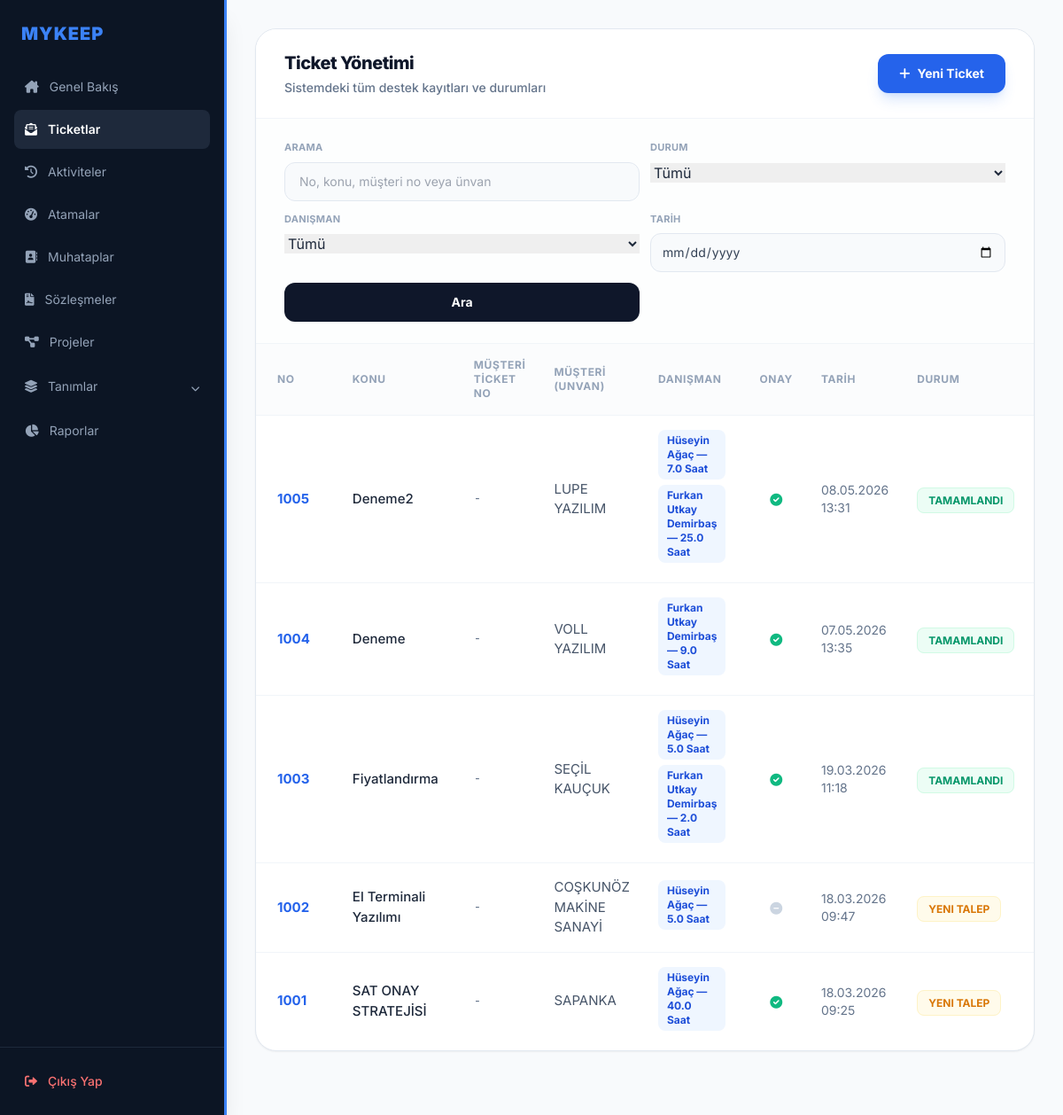
/ticketlar/ (signed in), run on an earlier commit of the app's database.
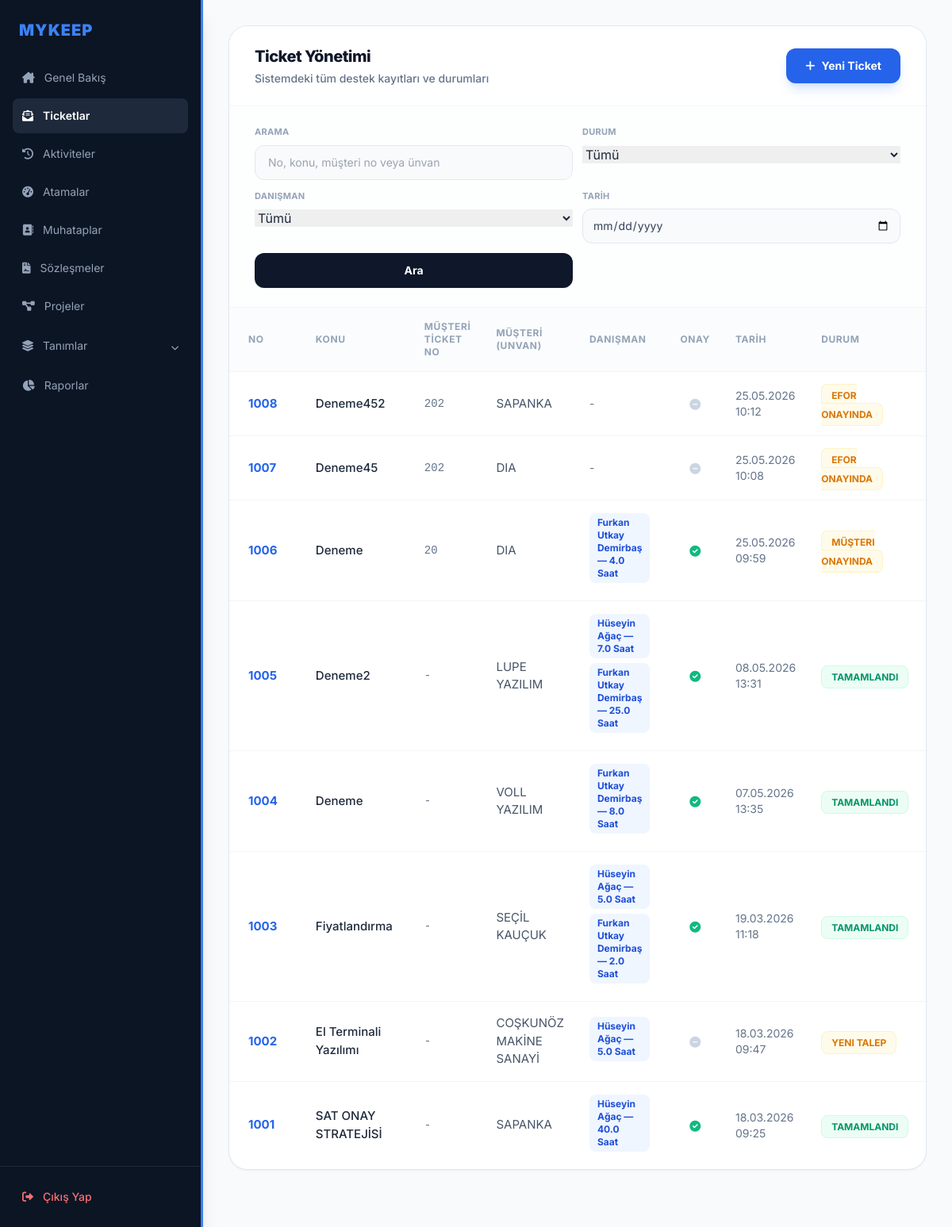
And on a later commit of the database.
### ticket/models.py (models this page shows, shortened)
class ticket(models.Model):
    ticketno = models.IntegerField(primary_key=True, unique=True, blank=True)
    konu: models.CharField= models.CharField(max_length=100)
    unvan = models.ForeignKey("muhatap.muhatap", to_field="unvan", on_delete=models.CASCADE, null=True)
    sozlesmeno = models.ForeignKey("sozlesme.sozlesmeler", to_field="sozlesmeno", on_delete=models.CASCADE, null=True)
    bolumkod = models.ForeignKey("modul.bolum", to_field="kod", on_delete=models.CASCADE, null=True)
    destekturu = models.ForeignKey("destekturu.destektur", to_field="definition", on_delete=models.PROTECT, null=True)
    taleptarih = models.DateTimeField(default=timezone.now)
    termintarih = models.DateTimeField(null=True, blank=True)
    oncelikkod = models.ForeignKey("destekturu.oncelik", to_field="kod", on_delete=models.CASCADE, null=True)
    aciklama = models.TextField(null=True, blank=True)
    durumtanim = models.ForeignKey("statu", to_field="durumtanim", on_delete=models.CASCADE, null=True)
    faturadurum = models.ForeignKey("faturalama", to_field="faturadurum", on_delete=models.CASCADE, null=True)
    danisman = models.ManyToManyField("modul.danisman", blank=True, related_name="ticket_danismanlar")
    efor = models.FloatField(null=True, blank=True)
    onay = models.BooleanField(default=False)
    musteri_ticket_no = models.CharField(max_length=50, null=True, blank=True, verbose_name="Müşteri Ticket No")

class statu(models.Model):
    durumtanim = models.CharField(max_length=70, null=True, unique=True)

### muhatap/models.py (models this page shows, shortened)
class muhatap(models.Model):
    unvan = models.CharField(max_length=100,unique=True)
    vkn = models.CharField(max_length=11)
    adres = models.TextField()
    telefon =models.CharField(max_length=10, null=True)
    grupkod = models.ForeignKey("hesapgrubu", to_field="grupkod", on_delete=models.CASCADE ,null=True)
    slug = models.SlugField(max_length=100,unique=True,null=True)
    aktif = models.BooleanField(default=False,null=True)

### ticket/views.py (the view, shortened to what this page needs)
# urls.py: path('ticketlar/', ticket_views.ticket_listesi, name='ticket_listesi'),
def ticket_listesi(request):
    tum_ticketlar = ticket.objects.select_related("unvan", "durumtanim").prefetch_related("danisman").all().order_by('-ticketno')
    if hasattr(request.user, 'userprofile'):
        profile = request.user.userprofile
        if profile.role == 'Firma' and profile.muhatap_firma:
            tum_ticketlar = tum_ticketlar.filter(unvan=profile.muhatap_firma)
        elif profile.role == 'Danisman' and profile.danisman_profil:
            tum_ticketlar = tum_ticketlar.filter(danisman=profile.danisman_profil)
    arama = request.GET.get("arama", "").strip()
    durum = request.GET.get("durum", "").strip()
    danisman = request.GET.get("danisman", "").strip()
    tarih = request.GET.get("tarih", "").strip()
    if durum:
        tum_ticketlar = tum_ticketlar.filter(durumtanim_id=durum)
    if danisman:
        tum_ticketlar = tum_ticketlar.filter(danisman__username=danisman)
    if tarih:
        tum_ticketlar = tum_ticketlar.filter(taleptarih__date=tarih)
    tum_ticketlar_list = list(tum_ticketlar)
    for t in tum_ticketlar_list:
        danisman_eforlari = {}
        for a in t.atama_set.all():
            if a.danisman:
                isim = a.danisman.isim or a.danisman.username
                danisman_eforlari[isim] = danisman_eforlari.get(isim, 0) + (a.efor or 0)
        t.danisman_efor_list = [f"{isim} — {efor} Saat" for isim, efor in danisman_eforlari.items()]
    context = {
        'ticketlar': tum_ticketlar_list,
        'arama': arama,
        'secili_durum': durum,
        'secili_danisman': danisman,
        'tarih': tarih,
        'durumlar': ticket._meta.get_field("durumtanim").remote_field.model.objects.order_by("durumtanim"),
        'danismanlar': ticket._meta.get_field("danisman").related_model.objects.order_by("isim"),
    }
    return render(request, 'ticket_listesi.html', context)

### templates/ticket_listesi.html (shortened to what this page needs)
{% extends 'base.html' %}
{% block content %}
<div class="bg-white border border-slate-200 rounded-3xl shadow-sm overflow-hidden mb-10">
    <div class="px-8 py-6 border-b border-slate-100 flex justify-between items-center bg-white">
        <div>
            <h2 class="text-xl font-extrabold text-slate-900 tracking-tight">Ticket Yönetimi</h2>
            <p class="text-sm text-slate-500 font-medium mt-1">Sistemdeki tüm destek kayıtları ve durumları</p>
        </div>
        <a href="{% url 'ticket_ekle' %}" class="bg-blue-600 hover:bg-blue-700 text-white text-sm font-bold py-3 px-6 rounded-xl transition shadow-lg shadow-blue-500/20 inline-flex items-center active:scale-95">
            <i class="fa-solid fa-plus mr-2"></i> Yeni Ticket
        </a>
    </div>
    <form method="get" class="px-8 py-6 border-b border-slate-100 bg-slate-50/30">
        <div class="grid grid-cols-1 gap-3 md:grid-cols-2 xl:grid-cols-[1.4fr_1fr_1fr_170px_auto_auto] xl:items-end">
            <div>
                <label class="mb-2 block text-[11px] font-bold uppercase tracking-wide text-slate-400">Arama</label>
                <input type="search" name="arama" value="{{ arama }}" placeholder="No, konu, müşteri no veya ünvan" class="w-full h-11 rounded-xl border border-slate-200 bg-slate-50 px-4 text-sm text-slate-700 outline-none transition focus:border-blue-500 focus:bg-white focus:ring-4 focus:ring-blue-500/10">
            </div>
            <div>
                <label class="mb-2 block text-[11px] font-bold uppercase tracking-wide text-slate-400">Durum</label>
                <select name="durum" class="w-full">
                    <option value="">Tümü</option>
                </select>
            </div>
            <div>
                <label class="mb-2 block text-[11px] font-bold uppercase tracking-wide text-slate-400">Danışman</label>
                <select name="danisman" class="w-full">
                    <option value="">Tümü</option>
                </select>
            </div>
            <div>
                <label class="mb-2 block text-[11px] font-bold uppercase tracking-wide text-slate-400">Tarih</label>
                <input type="date" name="tarih" value="{{ tarih }}" class="w-full h-11 rounded-xl border border-slate-200 bg-slate-50 px-3 text-sm text-slate-700 outline-none transition focus:border-blue-500 focus:bg-white focus:ring-4 focus:ring-blue-500/10">
            </div>
            <button type="submit" class="h-11 rounded-xl bg-slate-900 px-5 text-sm font-bold text-white shadow-sm transition hover:bg-slate-700">Ara</button>
        </div>
    </form>
    <div class="overflow-x-auto">
        <table class="w-full text-left border-collapse">
            <thead>
                <tr class="text-xs uppercase tracking-wider text-slate-400 font-bold border-b border-slate-100 bg-slate-50/50">
                    <th class="px-6 py-4">No</th>
                    <th class="px-6 py-4">Konu</th>
                    <th class="px-4 py-4">Müşteri Ticket No</th>
                    <th class="px-4 py-4">Müşteri (Unvan)</th>
                    <th class="px-4 py-4">Danışman</th>
                    <th class="px-4 py-4 text-center">Onay</th>
                    <th class="px-4 py-4">Tarih</th>
                    <th class="px-4 py-4">Durum</th>
                    <th class="px-4 py-4">Fatura Durumu</th>
                </tr>
            </thead>
            <tbody class="divide-y divide-slate-100">
                {% for t in ticketlar %}
                <tr class="hover:bg-slate-50 transition group">
                    <td class="px-6 py-4 text-[15px] font-bold">
                        <a href="{% url 'ticket_duzenle' t.pk %}" class="text-blue-600 hover:text-blue-800 hover:underline">{{ t.ticketno }}</a>
                    </td>
                    <td class="px-6 py-4 text-[15px] font-medium">
                        <a href="{% url 'ticket_duzenle' t.pk %}" class="text-slate-800 hover:text-blue-700 hover:underline">{{ t.konu }}</a>
                    </td>
                    <td class="px-4 py-4 text-sm text-slate-500 font-mono">{{ t.musteri_ticket_no|default:"-" }}</td>
                    <td class="px-4 py-4 text-[15px] text-slate-600">
                        {% if t.unvan %}
                            <a href="{% url 'muhatap_duzenle' t.unvan.pk %}" class="hover:text-blue-700 hover:underline">{{ t.unvan.unvan }}</a>
                        {% else %}
                            -
                        {% endif %}
                    </td>
                    <td class="px-4 py-4 text-sm text-slate-500">
                        {% for d in t.danisman_efor_list %}
                            <span class="inline-flex items-center px-2.5 py-1 rounded-lg bg-blue-50 text-blue-700 text-xs font-bold mr-1.5 mb-1.5">{{ d }}</span>
                        {% empty %}
                            -
                        {% endfor %}
                    </td>
                    <td class="px-4 py-4 text-center">
                        {% if t.onay %}
                            <span class="text-emerald-500 text-sm"><i class="fa-solid fa-circle-check"></i></span>
                        {% else %}
                            <span class="text-slate-300 text-sm"><i class="fa-solid fa-circle-minus"></i></span>
                        {% endif %}
                    </td>
                    <td class="px-4 py-4 text-sm text-slate-500">{{ t.taleptarih|date:"d.m.Y H:i" }}</td>
                    <td class="px-4 py-4">
                        {% if t.durumtanim.durumtanim == "Tamamlandı" %}
                            <span class="px-3 py-1.5 bg-emerald-50 text-emerald-600 text-xs font-bold rounded-lg border border-emerald-100" id="status-{{ t.pk }}">TAMAMLANDI</span>
                        {% else %}
                            <span class="px-3 py-1.5 bg-amber-50 text-amber-600 text-xs font-bold rounded-lg border border-amber-100" id="status-{{ t.pk }}">{{ t.durumtanim.durumtanim|upper }}</span>
                        {% endif %}
                    </td>
                    <td class="px-4 py-4">
                    </td>
                </tr>
                {% empty %}
                <tr>
                    <td colspan="10" class="px-6 py-10 text-center text-slate-400 text-sm italic">Henüz bir ticket kaydı bulunmuyor.</td>
                </tr>
                {% endfor %}
            </tbody>
        </table>
    </div>
</div>
{% endblock %}

### templates/base.html (shortened to what this page needs)
<!DOCTYPE html>
<html lang="tr">
<head>
    <script src="https://cdn.tailwindcss.com"></script>
    <link href="https://cdnjs.cloudflare.com/ajax/libs/font-awesome/6.0.0/css/all.min.css" rel="stylesheet">
    <link href="https://cdn.jsdelivr.net/npm/tom-select@2.2.2/dist/css/tom-select.css" rel="stylesheet">
    <link href="https://cdn.jsdelivr.net/npm/flatpickr/dist/flatpickr.min.css" rel="stylesheet">
</head>
<body class="bg-[#f8fafc] text-slate-800 overflow-hidden">
    <div class="flex h-screen">
        <aside class="w-64 bg-[#0c1524] border-r-[3px] border-[#3b82f6] flex flex-col shadow-xl">
            <div class="p-6">
                <h1 class="text-xl font-black tracking-wider text-[#3b82f6] uppercase">MYKEEP</h1>
            </div>
            <nav class="flex-1 px-4 space-y-1 overflow-y-auto">
                <a href="{% url 'index' %}" class="flex items-center space-x-3 p-3 rounded-lg transition {% if request.resolver_match.url_name == 'index' %}bg-[#1e293b] text-white font-semibold{% else %}text-slate-400 hover:text-white hover:bg-[#1e293b]/50{% endif %}">
                    <i class="fa-solid fa-house-chimney text-sm"></i>
                    <span class="text-sm">Genel Bakış</span>
                </a>
                <a href="{% url 'ticket_listesi' %}" class="flex items-center space-x-3 p-3 rounded-lg transition {% if request.resolver_match.url_name == 'ticket_listesi' %}bg-[#1e293b] text-white font-semibold{% else %}text-slate-400 hover:text-white hover:bg-[#1e293b]/50{% endif %}">
                    <i class="fa-solid fa-envelope-open-text text-sm"></i>
                    <span class="text-sm">Ticketlar</span>
                </a>
                <a href="{% url 'aktivite_listesi' %}" class="flex items-center space-x-3 p-3 rounded-lg transition {% if 'aktivite' in request.resolver_match.url_name %}bg-[#1e293b] text-white font-semibold{% else %}text-slate-400 hover:text-white hover:bg-[#1e293b]/50{% endif %}">
                    <i class="fa-solid fa-clock-rotate-left text-sm"></i>
                    <span class="text-sm">Aktiviteler</span>
                </a>
                <a href="{% url 'efor_listesi' %}" class="flex items-center space-x-3 p-3 rounded-lg transition {% if 'efor' in request.resolver_match.url_name and 'rapor' not in request.resolver_match.url_name %}bg-[#1e293b] text-white font-semibold{% else %}text-slate-400 hover:text-white hover:bg-[#1e293b]/50{% endif %}">
                    <i class="fa-solid fa-gauge-high text-sm"></i>
                    <span class="text-sm">Atamalar</span>
                </a>
                {% if request.user.userprofile.role != 'Firma' %}
                <a href="{% url 'muhatap_listesi' %}" class="flex items-center space-x-3 p-3 rounded-lg transition {% if request.resolver_match.url_name == 'muhatap_listesi' %}bg-[#1e293b] text-white font-semibold{% else %}text-slate-400 hover:text-white hover:bg-[#1e293b]/50{% endif %}">
                    <i class="fa-solid fa-address-book text-sm"></i>
                    <span class="text-sm">Muhataplar</span>
                </a>
                {% endif %}
                <a href="{% url 'sozlesme_listesi' %}" class="flex items-center space-x-3 p-3 rounded-lg transition {% if request.resolver_match.url_name == 'sozlesme_listesi' %}bg-[#1e293b] text-white font-semibold{% else %}text-slate-400 hover:text-white hover:bg-[#1e293b]/50{% endif %}">
                    <i class="fa-solid fa-file-contract text-sm"></i>
                    <span class="text-sm">Sözleşmeler</span>
                </a>
                <a href="{% url 'proje_listesi' %}" class="flex items-center space-x-3 p-3 rounded-lg transition {% if request.resolver_match.url_name == 'proje_listesi' %}bg-[#1e293b] text-white font-semibold{% else %}text-slate-400 hover:text-white hover:bg-[#1e293b]/50{% endif %}">
                    <i class="fa-solid fa-diagram-project text-sm"></i>
                    <span class="text-sm">Projeler</span>
                </a>
                {% if request.user.userprofile.role != 'Firma' %}
                <details class="group" >
                    <summary class="flex items-center justify-between p-3 rounded-lg cursor-pointer transition text-slate-400 hover:text-white hover:bg-[#1e293b]/50 select-none">
                        <div class="flex items-center space-x-3">
                            <i class="fa-solid fa-layer-group text-sm"></i>
                            <span class="text-sm">Tanımlar</span>
                        </div>
                        <span class="transition group-open:rotate-180">
                            <i class="fa-solid fa-chevron-down text-[10px]"></i>
                        </span>
                    </summary>
                </details>
                {% endif %}
                <a href="{% url 'raporlar_sayfasi' %}" class="flex items-center space-x-3 p-3 rounded-lg transition {% if 'rapor' in request.resolver_match.url_name or 'efor' in request.resolver_match.url_name or 'atanmamis' in request.resolver_match.url_name %}bg-[#1e293b] text-white font-semibold{% else %}text-slate-400 hover:text-white hover:bg-[#1e293b]/50{% endif %}">
                    <i class="fa-solid fa-chart-pie text-sm"></i>
                    <span class="text-sm">Raporlar</span>
                </a>
            </nav>
            <div class="p-4 border-t border-slate-800 mt-auto">
                <a href="{% url 'uyelik:cikis' %}" class="flex items-center space-x-3 p-3 rounded-lg hover:bg-red-500/10 transition text-red-400 hover:text-red-300">
                    <i class="fa-solid fa-right-from-bracket text-sm"></i>
                    <span class="text-sm font-medium">Çıkış Yap</span>
                </a>
            </div>
        </aside>
        <main class="flex-1 flex flex-col overflow-y-auto">
            <div class="p-8">
                {% block content %}
                {% endblock %}
            </div>
        </main>
    </div>
</body>
</html>

### templates/base.html (style rules this page uses)
* { scrollbar-width: thin; scrollbar-color: #cbd5e1 transparent; }
body { font-family: 'Inter', sans-serif; }

What changed in the data, as far as the page shows it:
added ticket: ticketno "1008", konu "Deneme452", musteri_ticket_no "202", unvan.unvan "SAPANKA", onay False (drawn), taleptarih "25.05.2026 10:12", durumtanim.durumtanim "EFOR ONAYINDA"
added ticket: ticketno "1007", konu "Deneme45", musteri_ticket_no "202", unvan.unvan "DIA", onay False (drawn), taleptarih "25.05.2026 10:08", durumtanim.durumtanim "EFOR ONAYINDA"
added ticket: ticketno "1006", konu "Deneme", musteri_ticket_no "20", unvan.unvan "DIA", danisman_efor_list "Furkan Utkay Demirbaş — 4.0 Saat", onay True (drawn), taleptarih "25.05.2026 09:59", durumtanim.durumtanim "MÜŞTERI ONAYINDA"
changed ticket "SAT ONAY STRATEJİSİ": durumtanim.durumtanim "YENI TALEP" → (not shown); now shows "TAMAMLANDI"
Also different on the page:
new list line: "Furkan Utkay Demirbaş — 8.0 Saat"
list line gone: "Furkan Utkay Demirbaş — 9.0 Saat"
